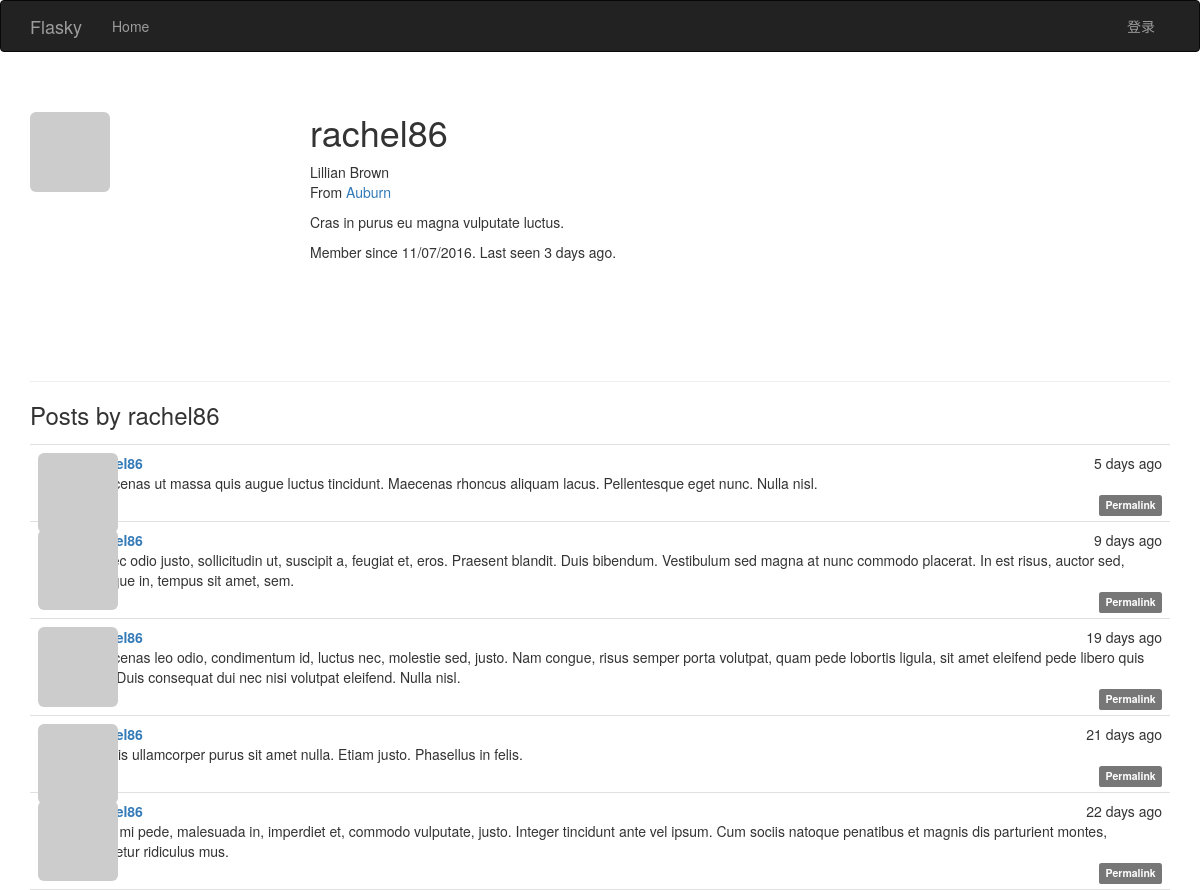
The page /user/rachel86 on the database its author committed.
### app/models.py (models this page shows, shortened)
class User(UserMixin, db.Model):
    __tablename__ = 'users'
    id = db.Column(db.Integer, primary_key=True)
    username = db.Column(db.String(64), unique=True, index=True)
    role_id = db.Column(db.Integer, db.ForeignKey('roles.id'))
    password_hash = db.Column(db.String(128))
    email = db.Column(db.String(64), unique=True, index=True)
    name = db.Column(db.String(64))
    location = db.Column(db.String(64))
    about_me = db.Column(db.Text())
    member_since=db.Column(db.DateTime(), default=datetime.utcnow)
    last_seen = db.Column(db.DateTime(), default=datetime.utcnow)
    confirmed = db.Column(db.Boolean, default=True)
    avatar_hash = db.Column(db.String(32))
    posts = db.relationship('Post', backref='author', lazy='dynamic')
    def gravatar(self, size=100, default='identicon', rating='g'):
        if request.is_secure:
            url = 'https://secure.gravatar.com/avatar'
        else:
            url = 'http://www.gravatar.com/avatar'
        hash = hashlib.md5(self.email.encode('utf-8')).hexdigest()
        return '{url}/{hash}?s={size}&d={default}&r={rating}'.format(url=url, hash=hash, size=size, default=default, rating=rating)
    @property
    def password(self):
        raise AttributeError('password is not a reaable attribute')

class Post(db.Model):
    __tablename__ = 'posts'
    id = db.Column(db.Integer, primary_key=True)
    body = db.Column(db.Text)
    body_html = db.Column(db.Text)
    timestamp = db.Column(db.DateTime, index=True, default=datetime.utcnow)
    author_id = db.Column(db.Integer, db.ForeignKey('users.id'))

### app/main/views.py (the view)
@main.route('/user/<username>')
def user(username):
    user = User.query.filter_by(username=username).first()
    if user is None:
        abort(404)
    posts =user.posts.order_by(Post.timestamp.desc()).all()
    return render_template('user.html', user=user, posts=posts)

### app/auth/views.py (called while the page is built)
@auth.before_app_request
def before_request():
    if current_user.is_authenticated:
        current_user.ping()
        if not current_user.confirmed and request.endpoint[:5]!='auth.':
            return redirect(url_for('auth.unconfirmed'))

### app/main/__init__.py (called while the page is built)
@main.app_context_processor
def inject_permissions():
    return dict(Permission=Permission)

### app/models.py (called while the page is built)
    def is_administrator(self):
        return False

### app/templates/user.html (shortened to what this page needs)
{% extends "base.html" %}
{% block page_content %}
    <div class="page-header">
        <img class="img-rounded profile-thumbnail" src="{{ user.gravatar(size=256) }}">
        <div class="profile-header">
            <h1>{{ user.username }}</h1>
            {% if user.name or user.location %}
                <p>
                    {% if user.name %}{{ user.name }}<br>{% endif %}
                    {% if user.location %}
                        From <a href="http://maps.google.com/?q={{ user.location }}">{{ user.location }}</a><br>
                    {% endif %}
                </p>
            {% endif %}
            {% if user.about_me %}<p>{{ user.about_me }}</p>{% endif %}
            <p>Member since {{ moment(user.member_since).format('L') }}. Last seen {{ moment(user.last_seen).fromNow() }}.</p>
        </div>
    </div>
<h3>Posts by {{ user.username }}</h3>
{% include '_posts.html' %}
{% endblock %}

### app/templates/base.html (shortened to what this page needs)
{% extends "bootstrap/base.html" %}
{% block head %}
    {{ super() }}
    <link rel="stylesheet" type="text/css" href="{{ url_for('static', filename='styles.css') }}">
{% endblock %}
{% block navbar %}
    <div class="navbar navbar-inverse" role="navigation">
        <div class="container">
            <div class="navbar-header">
                <a class="navbar-brand" href="{{ url_for('main.index') }}">Flasky</a>
            </div>
            <div class="navbar-collapse collapse">
                <ul class="nav navbar-nav">
                    <li><a href="{{ url_for('main.index') }}">Home</a></li>
                </ul>
                <ul class="nav navbar-nav navbar-right">
                    {% if current_user.is_authenticated %}
                        <li><a href="{{ url_for('main.user', username=current_user.username) }}">Profile</a></li>
                        <li><a href="{{ url_for('auth.logout') }}">退出</a></li>
                    {% else %}
                        <li><a href="{{ url_for('auth.login') }}">登录</a></li>
                    {% endif %}
                </ul>
            </div>
        </div>
    </div>
{% endblock %}
{% block content %}
    <div class="container">
        {% block page_content %}{% endblock %}
    </div>
{% endblock %}

### app/templates/_posts.html (shortened to what this page needs)
<ul class="posts">
    {% for post in posts %}
    <li class="post">
        <div class="post-thumbnail">
            <a href="{{ url_for('.user', username=post.author.username) }}">
                <img class="img-rounded profile-thumbnail" src="{{ post.author.gravatar(size=40) }}">
            </a>
        </div>
        <div class="post-content">
            <div class="post-date">{{ moment(post.timestamp).fromNow() }}</div>
            <div class="post-author"><a href="{{ url_for('.user', username=post.author.username) }}">{{ post.author.username }}</a></div>
            <div class="post-body">
                {% if post.body_html %}
                    {{ post.body_html | safe }}
                {% else %}
                    {{ post.body }}
                {% endif %}
            </div>
            <div class="post-footer">
                <a href="{{ url_for('.post', id=post.id) }}">
                    <span class="label label-default">Permalink</span>
                </a>
            </div>
        </div>
    </li>
    {% endfor %}
</ul>

### app/static/styles.css (style rules this page uses)
.profile-thumbnail { position: absolute; }
.profile-header { min-height: 260px; margin-left: 280px; }
ul.posts { list-style-type: none; padding: 0px; margin: 16px 0px 0px 0px; border-top: 1px solid #e0e0e0; }
ul.posts li.post { padding: 8px; border-bottom: 1px solid #e0e0e0; }
div.post-date { float: right; }
div.post-author { font-weight: bold; }
div.post-thumbnail { position: absolute; }
div.post-content { margin-left: 48px; min-height: 48px; }
div.post-footer { text-align: right; }

### rows shown on the page
User: username "rachel86", name "Lillian Brown", location "Auburn", about_me "Cras in purus eu magna vulputate luctus.", member_since "11/07/2016", last_seen "3 days ago"
Post: timestamp "5 days ago", body "Maecenas ut massa quis augue luctus tincidunt. Maecenas rhoncus aliquam lacus. Pellentesque eget nunc. Nulla nisl."
Post: timestamp "9 days ago", body "Donec odio justo, sollicitudin ut, suscipit a, feugiat et, eros. Praesent blandit. Duis bibendum. Vestibulum sed magna at nunc commodo placerat. In est risus, auctor sed, tristique in, tempus sit amet, sem."
Post: timestamp "19 days ago", body "Maecenas leo odio, condimentum id, luctus nec, molestie sed, justo. Nam congue, risus semper porta volutpat, quam pede lobortis ligula, sit amet eleifend pede libero quis orci. Duis consequat dui nec nisi volutpat eleifend. Nulla nisl."
Post: timestamp "21 days ago", body "Mauris ullamcorper purus sit amet nulla. Etiam justo. Phasellus in felis."
Post: timestamp "22 days ago", body "Cras mi pede, malesuada in, imperdiet et, commodo vulputate, justo. Integer tincidunt ante vel ipsum. Cum sociis natoque penatibus et magnis dis parturient montes, nascetur ridiculus mus."
